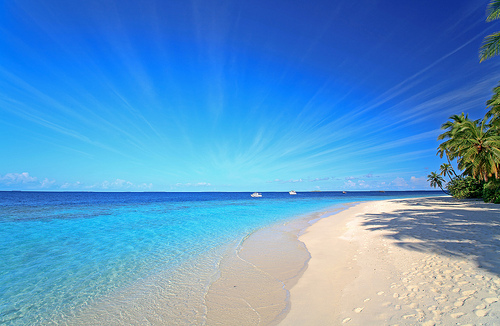
#> input picture data/images_general/beach.jpg, 500 x 326 px
$ python example11.py   (older library calls are emulated)
#> lines starting #> are read from the running program, lines starting #| are printed output that depends on the picture
### visual/visual_features.py
"""!
@brief Visual Features
@details: This script stores the functions required for basic image feature
extraction
@author Theodoros Giannakopoulos {tyiannak@gmail.com}
"""
import cv2
from skimage.feature import local_binary_pattern
from skimage.feature import hog
from numpy.lib.stride_tricks import as_strided as ast
import os
import pickle
import scipy
import numpy as np


class ImageFeatureExtractor():
    """@brief  Image Feature Extractor Class
    @param list_of_features (\a list) list of features to extract. One or
    more from []
    """
    def __init__(self, list_of_features=["lbps", "hogs", "colors"]):
        # get all annotations using multiple annotator flag:
        self.list_of_features = list_of_features


    def getRGBS(self, image):
        n_bins_per_hist = 16
        chans = cv2.split(image)
        colors = ("r", "g", "b")
        features = []
        features_sobel = []
        # RGB Histograms:
        for (chan, color) in zip(chans, colors):  # loop over the image channels
            # get histograms
            hist = cv2.calcHist([chan], [0], None, [n_bins_per_hist], [0, 256])
            hist = hist / hist.sum()
            features.extend(hist[:, 0].tolist())
#> this loop made 3 passes
#> color on passes 1 to 3: 'r', 'g', 'b'
#> after the loop, features = 48 values, max 0.321 at index 47, min 0.00128 at index 16, mean 0.0625
        features.extend(features_sobel)
        # Gray Histogram
        img_gray = cv2.cvtColor(image, cv2.COLOR_BGR2GRAY)
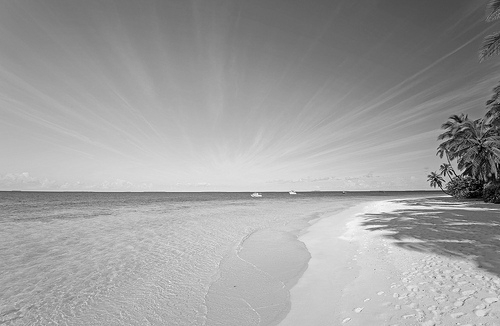
#> img_gray: shape (326, 500); min 0, max 253, mean 160.1
        hist_gray = cv2.calcHist([chan], [0], None, [n_bins_per_hist], [0, 256])
#> hist_gray = [958, 1014, 1031, 817, 510, 417, 437, 1450, 3136, 7684, 17182, 26391, 19804, 12582, 17197, 52390]
        hist_gray = hist_gray / hist_gray.sum()
#> hist_gray = [0.00588, 0.00622, 0.00633, 0.00501, 0.00313, 0.00256, 0.00268, 0.0089, 0.0192, 0.0471, 0.105, 0.162, 0.121, 0.0772, 0.106, 0.321]
        features.extend(hist_gray[:, 0].tolist())
        grad_x = np.abs(
            cv2.Sobel(img_gray, cv2.CV_16S, 1, 0, ksize=3, scale=1, delta=0,
                      borderType=cv2.BORDER_DEFAULT))
        grad_y = np.abs(
            cv2.Sobel(img_gray, cv2.CV_16S, 0, 1, ksize=3, scale=1, delta=0,
                      borderType=cv2.BORDER_DEFAULT))
        abs_grad_x = cv2.convertScaleAbs(grad_x)
        abs_grad_y = cv2.convertScaleAbs(grad_y)
        dst = cv2.addWeighted(abs_grad_x, 0.5, abs_grad_y, 0.5, 0)
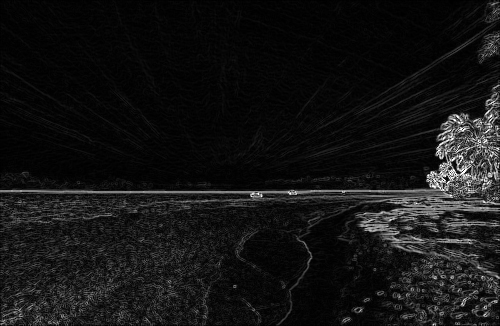
#> dst: shape (326, 500); min 0, max 255, mean 20.1
        histSobel = cv2.calcHist([dst], [0], None, [n_bins_per_hist], [0, 256])
#> histSobel = [110194, 22964, 11347, 6106, 3664, 2163, 1319, 970, 2192, 797, 465, 270, 182, 143, 86, 138]
        histSobel = histSobel / histSobel.sum()
#> histSobel = [0.676, 0.141, 0.0696, 0.0375, 0.0225, 0.0133, 0.00809, 0.00595, 0.0134, 0.00489, 0.00285, 0.00166, 0.00112, 0.000877, 0.000528, 0.000847]
        features.extend(histSobel[:, 0].tolist())
        # HSV histogram
        hsv = cv2.cvtColor(image, cv2.COLOR_BGR2HSV)
#> hsv: shape (326, 500, 3); mean H, S, V 34.1, 152.1, 211
        chans = cv2.split(hsv)  # take the S channel
        S = chans[1]
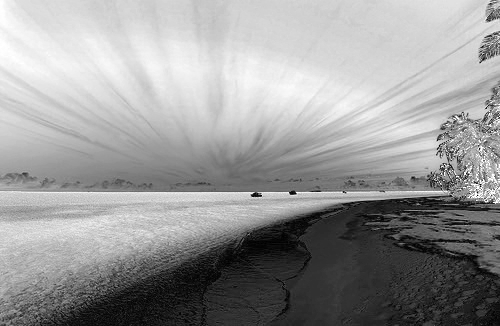
#> S: shape (326, 500); min 0, max 255, mean 152.1
        hist2 = cv2.calcHist([S], [0], None, [n_bins_per_hist], [0, 256])
#> hist2 = [4710, 7734, 13225, 10667, 2545, 2814, 4774, 7712, 6757, 7946, 9483, 12254, 19402, 32394, 15601, 4982]
        hist2 = hist2 / hist2.sum()
#> hist2 = [0.0289, 0.0474, 0.0811, 0.0654, 0.0156, 0.0173, 0.0293, 0.0473, 0.0415, 0.0487, 0.0582, 0.0752, 0.119, 0.199, 0.0957, 0.0306]
        features.extend(hist2[:, 0].tolist())
        f_names = ["Color-R" + str(i) for i in range(n_bins_per_hist)]
        f_names.extend(["Color-G" + str(i) for i in range(n_bins_per_hist)])
        f_names.extend(["Color-B" + str(i) for i in range(n_bins_per_hist)])
        f_names.extend(["Color-Gray" + str(i) for i in range(n_bins_per_hist)])
        f_names.extend(["Color-GraySobel" + str(i) for i in range(n_bins_per_hist)])
        f_names.extend(["Color-Satur" + str(i) for i in range(n_bins_per_hist)])
        return np.array(features), f_names

    # [61 lines left out: functions block_view, normalize, getLBP, getHOG, getKAZE, not called in this run]

    def extract_features(self, file_path):
        # read image
        img = cv2.cvtColor(cv2.imread(file_path), cv2.COLOR_BGR2RGB)
        features = []
        feature_names = []
        if "colors" in self.list_of_features:
            f, fn = self.getRGBS(img)
#> f = 96 values, max 0.676 at index 64, min 0.000528 at index 78, mean 0.0625; fn = 96 items, first 6: 'Color-R0', 'Color-R1', 'Color-R2', 'Color-R3', 'Color-R4', 'Color-R5'
            features.append(f)
            feature_names += fn
#> feature_names has the same summary as fn
        if "lbps" in self.list_of_features:
            f, fn = self.getLBP(img)
            features.append(f)
            feature_names += fn
        if "hogs" in self.list_of_features:
            f, fn = self.getHOG(img)
            features.append(f)
            feature_names += fn
        if "kaze" in self.list_of_features:
            f, fn = self.getKAZE(img)
            features.append(f)
            feature_names += fn
        features = np.concatenate(features)
#> features has the same summary as f
        return features, feature_names

class ImageMatch(object):
    # [8 lines left out: function __init__, not called in this run]

    def cos_cdist(self, vector): # cosine distance between search image and db
        v = vector.reshape(1, -1)
        return scipy.spatial.distance.cdist(self.matrix, v, 'cosine').reshape(-1)

    # [19 lines left out: functions match, batch_extractor_match, not called in this run]

### visual/example11.py
"""!
@brief Example 11
@details: Visual features visualization for 2 images using plotly.
(Color features)
@author Theodoros Giannakopoulos {tyiannak@gmail.com}
"""

from visual_features import ImageFeatureExtractor
import plotly
import plotly.graph_objs as go
# given two filenames
filename1 = '../data/images_general/beach.jpg'
filename2 = '../data/images_general/new_york.jpg'
# initialize an image feature extractor for color features:
ife = ImageFeatureExtractor(list_of_features=["colors"])
# extract features for both images:
f1, f1n = ife.extract_features(file_path=filename1)
#> f1 has the same summary as f in extract_features; f1n has the same summary as fn in extract_features
f2, f2n = ife.extract_features(file_path=filename2)
#> call 2 of extract_features, with file_path = '../data/images_general/new_york.jpg'
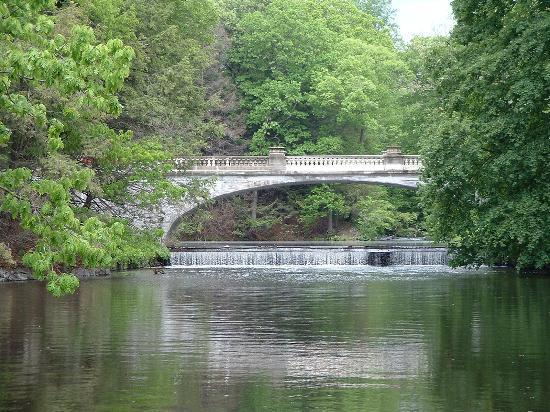
#> input picture data/images_general/new_york.jpg, 550 x 412 px
#> the loop in getRGBS (call 2), `for (chan, color) in zip(chans, colors):` made 3 passes
#> after the loop in getRGBS (call 2), `for (chan, color) in zip(chans, colors):`: features = 48 values, max 0.151 at index 37, min 0.000781 at index 16, mean 0.0625
#> in getRGBS (call 2), `img_gray = cv2.cvtColor(image, cv2.COLOR_BGR2GRAY)`:
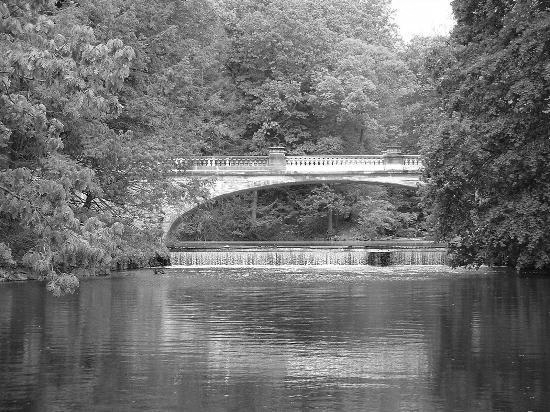
#> img_gray: shape (412, 550); min 0, max 255, mean 113
#> in getRGBS (call 2), `hist_gray = cv2.calcHist([chan], [0], None, [n_bins_per_hist], [0, 256])`: hist_gray = [3483, 9584, 22480, 28851, 33999, 34198, 26111, 20196, 14226, 9871, 6680, 4414, 3124, 2385, 2141, 4857]
#> in getRGBS (call 2), `hist_gray = hist_gray / hist_gray.sum()`: hist_gray = [0.0154, 0.0423, 0.0992, 0.127, 0.15, 0.151, 0.115, 0.0891, 0.0628, 0.0436, 0.0295, 0.0195, 0.0138, 0.0105, 0.00945, 0.0214]
#> in getRGBS (call 2), `dst = cv2.addWeighted(abs_grad_x, 0.5, abs_grad_y, 0.5, 0)`:
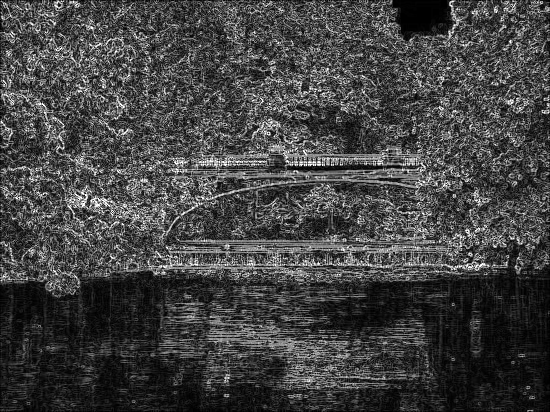
#> dst: shape (412, 550); min 0, max 255, mean 67.1
#> in getRGBS (call 2), `histSobel = cv2.calcHist([dst], [0], None, [n_bins_per_hist], [0, 256])`: histSobel = [28360, 38701, 31909, 27511, 23187, 18779, 14846, 11189, 11925, 7853, 4814, 3009, 1865, 1145, 697, 810]
#> in getRGBS (call 2), `histSobel = histSobel / histSobel.sum()`: histSobel = [0.125, 0.171, 0.141, 0.121, 0.102, 0.0829, 0.0655, 0.0494, 0.0526, 0.0347, 0.0212, 0.0133, 0.00823, 0.00505, 0.00308, 0.00357]
#> in getRGBS (call 2), `hsv = cv2.cvtColor(image, cv2.COLOR_BGR2HSV)`: hsv: shape (412, 550, 3); mean H, S, V 67.5, 71.3, 124.6
#> in getRGBS (call 2), `S = chans[1]`:
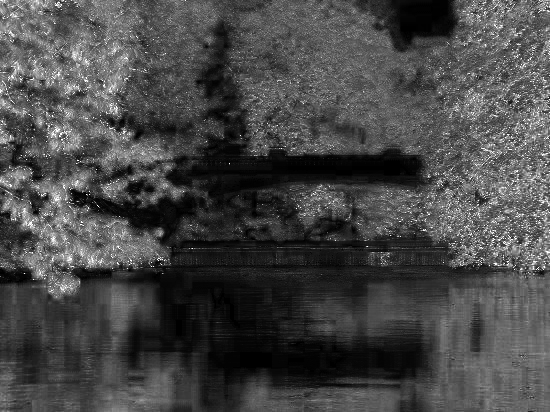
#> S: shape (412, 550); min 0, max 255, mean 71.3
#> in getRGBS (call 2), `hist2 = cv2.calcHist([S], [0], None, [n_bins_per_hist], [0, 256])`: hist2 = [26542, 23634, 21366, 27193, 31900, 33765, 27186, 14624, 8053, 4820, 2753, 1717, 1064, 580, 386, 1017]
#> in getRGBS (call 2), `hist2 = hist2 / hist2.sum()`: hist2 = [0.117, 0.104, 0.0943, 0.12, 0.141, 0.149, 0.12, 0.0645, 0.0355, 0.0213, 0.0121, 0.00758, 0.0047, 0.00256, 0.0017, 0.00449]
#> in extract_features (call 2), `f, fn = self.getRGBS(img)`: f = 96 values, max 0.171 at index 65, min 0.000781 at index 16, mean 0.0625
#> in extract_features (call 2), `features = np.concatenate(features)`: features has the same summary as f
#> f2 has the same summary as f in extract_features; f2n has the same summary as fn in extract_features
# plot both feature vectors in plotly:
fig = go.Figure()
p1 = go.Scatter(x=f1n, y=f1, name=filename1)
p2 = go.Scatter(x=f2n, y=f2, name=filename2)
fig = go.Figure(data = [p1, p2])
plotly.offline.plot(fig, filename="temp.html", auto_open=True)
